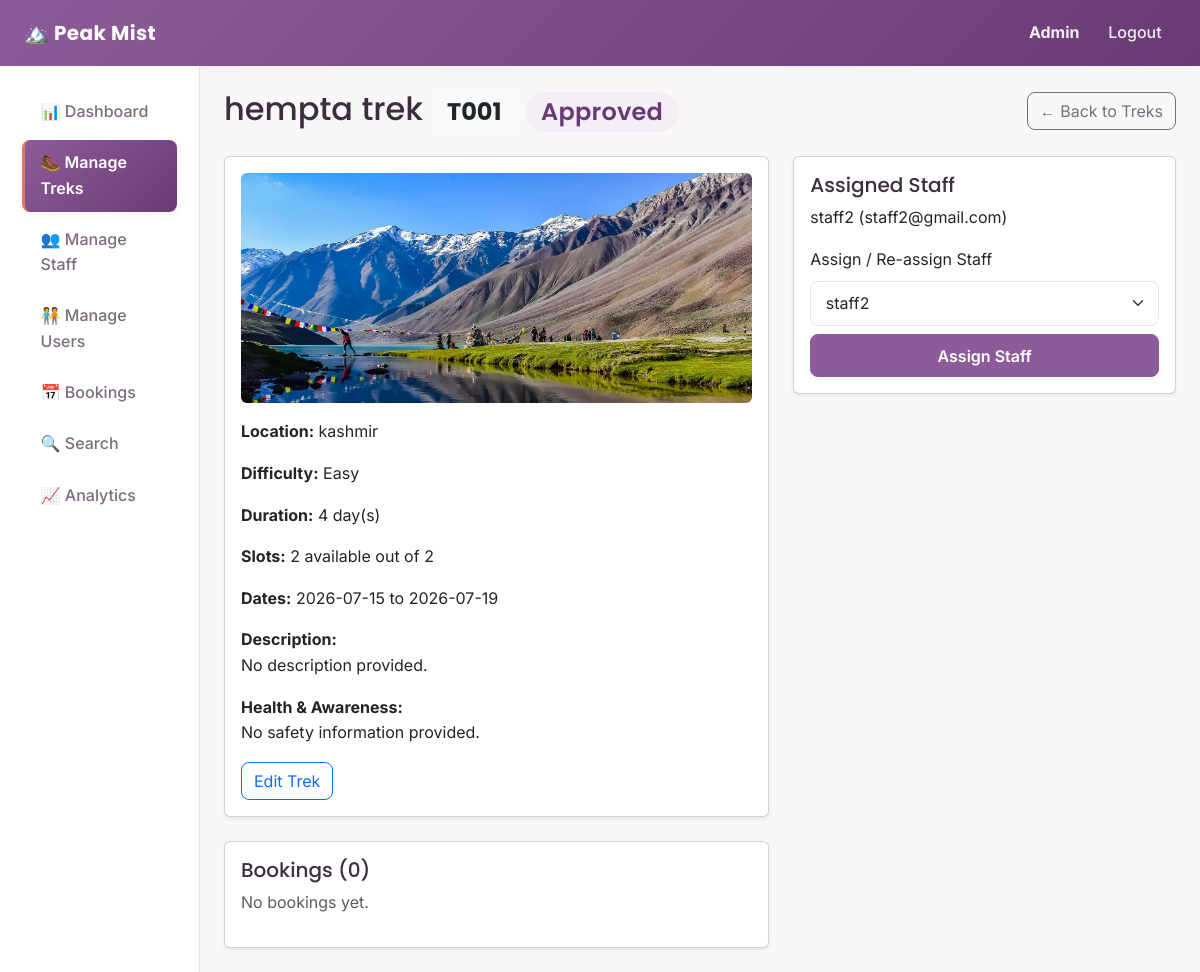
/admin/treks/1 (signed in), run on the app's committed database.
### backend/models.py (models this page shows, shortened)
class User(db.Model, UserMixin):
    __tablename__ = "users"
    id = db.Column(db.Integer, primary_key=True)
    username = db.Column(db.String(80), unique=True, nullable=False)
    password_hash = db.Column(db.String(200), nullable=False)
    full_name = db.Column(db.String(120), nullable=False)
    email = db.Column(db.String(120), unique=True, nullable=False)
    phone = db.Column(db.String(20), nullable=True)
    role = db.Column(db.String(20), nullable=False, default="user")
    is_blacklisted = db.Column(db.Boolean, default=False, nullable=False)
    created_at = db.Column(db.DateTime, default=datetime.utcnow)
    staff_profile = db.relationship(
        "StaffProfile",
        backref="user",
        uselist=False,
        cascade="all, delete-orphan"
    )
    bookings = db.relationship(
        "Booking",
        backref="user",
        cascade="all, delete-orphan"
    )

class Trek(db.Model):
    __tablename__ = "treks"
    id = db.Column(db.Integer, primary_key=True)
    name = db.Column(db.String(120), nullable=False)
    location = db.Column(db.String(120), nullable=False)
    difficulty = db.Column(db.String(20), nullable=False)
    duration_days = db.Column(db.Integer, nullable=False)
    total_slots = db.Column(db.Integer, nullable=False)
    available_slots = db.Column(db.Integer, nullable=False)
    staff_id = db.Column(db.Integer, db.ForeignKey("staff_profiles.id"), nullable=True)
    status = db.Column(db.String(20), nullable=False, default="Pending")
    start_date = db.Column(db.Date, nullable=False)
    end_date = db.Column(db.Date, nullable=False)
    description = db.Column(db.Text, nullable=True)
    safety_info = db.Column(db.Text, nullable=True)
    image_filename = db.Column(db.String(200), nullable=True)
    created_at = db.Column(db.DateTime, default=datetime.utcnow)
    bookings = db.relationship(
        "Booking",
        backref="trek",
        cascade="all, delete-orphan"
    )
    @property
    def display_id(self):
        return f"T{self.id:03d}"

class StaffProfile(db.Model):
    __tablename__ = "staff_profiles"
    id = db.Column(db.Integer, primary_key=True)
    user_id = db.Column(db.Integer, db.ForeignKey("users.id"), nullable=False)
    status = db.Column(db.String(20), default="pending")
    assigned_treks = db.relationship("Trek", backref="staff", lazy=True)

### backend/routes.py (the view)
@admin_bp.route("/treks/<int:trek_id>")
@login_required
@role_required("admin")
def trek_details(trek_id):
    trek = Trek.query.get_or_404(trek_id)
    all_staff = [
        s for s in User.query.filter_by(role="staff").all()
        if s.staff_profile and s.staff_profile.status == "active" and not s.is_blacklisted
    ]
    return render_template("admin/trek_details.html", trek=trek, all_staff=all_staff)

### backend/routes.py (called while the page is built)
def role_required(*allowed_roles):
    def decorator(view_function):
        @wraps(view_function)
        def wrapped_view(*args, **kwargs):
            if current_user.role not in allowed_roles:
                abort(403)
            return view_function(*args, **kwargs)
        return wrapped_view
    return decorator

### templates/admin/trek_details.html (shortened to what this page needs)
{% extends "layout_dashboard.html" %}
{% import "admin/_status_badge.html" as badges %}
{% set active_page = 'treks' %}
{% block content %}
<div class="d-flex justify-content-between align-items-center mb-4">
    <h2 class="mb-0">{{ trek.name }} <span class="badge bg-light text-dark">{{ trek.display_id }}</span> {{ badges.status_badge(trek.status) }}</h2>
    <a href="{{ url_for('admin.treks') }}" class="btn btn-outline-secondary">&larr; Back to Treks</a>
</div>
<div class="row">
    <div class="col-md-7">
        <div class="card shadow-sm mb-4">
            <div class="card-body">
                {% if trek.image_filename %}
                    <img src="{{ url_for('static', filename='upload/' + trek.image_filename) }}"
                         class="img-fluid rounded mb-3" alt="{{ trek.name }}">
                {% endif %}
                <p><strong>Location:</strong> {{ trek.location }}</p>
                <p><strong>Difficulty:</strong> {{ trek.difficulty }}</p>
                <p><strong>Duration:</strong> {{ trek.duration_days }} day(s)</p>
                <p><strong>Slots:</strong> {{ trek.available_slots }} available out of {{ trek.total_slots }}</p>
                <p><strong>Dates:</strong> {{ trek.start_date }} to {{ trek.end_date }}</p>
                <p><strong>Description:</strong><br>{{ trek.description or "No description provided." }}</p>
                <p><strong>Health &amp; Awareness:</strong><br>{{ trek.safety_info or "No safety information provided." }}</p>
                <a href="{{ url_for('admin.edit_trek', trek_id=trek.id) }}" class="btn btn-outline-primary">Edit Trek</a>
            </div>
        </div>
        <div class="card shadow-sm">
            <div class="card-body">
                <h5>Bookings ({{ trek.bookings|length }})</h5>
                {% if trek.bookings %}
                <table class="table table-sm">
                    <thead><tr><th>User</th><th>Status</th><th>Date</th></tr></thead>
                    <tbody>
                        {% for booking in trek.bookings %}
                        <tr>
                            <td>{{ booking.user.full_name }}</td>
                            <td>{{ badges.status_badge(booking.status) }}</td>
                            <td>{{ booking.booking_date.strftime('%d %b %Y') }}</td>
                        </tr>
                        {% endfor %}
                    </tbody>
                </table>
                {% else %}
                    <p class="text-muted">No bookings yet.</p>
                {% endif %}
            </div>
        </div>
    </div>
    <div class="col-md-5">
        <div class="card shadow-sm">
            <div class="card-body">
                <h5>Assigned Staff</h5>
                {% if trek.staff %}
                    <p>{{ trek.staff.user.full_name }} ({{ trek.staff.user.email }})</p>
                {% else %}
                    <p class="text-muted">No staff assigned yet.</p>
                {% endif %}
                <form method="POST" action="{{ url_for('admin.assign_staff', trek_id=trek.id) }}">
                    <label for="staff_profile_id" class="form-label">Assign / Re-assign Staff</label>
                    {% if all_staff %}
                    <select class="form-select mb-2" id="staff_profile_id" name="staff_profile_id" required>
                        {% for staff_user in all_staff %}
                            <option value="{{ staff_user.staff_profile.id }}"
                                {% if trek.staff and trek.staff.id == staff_user.staff_profile.id %}selected{% endif %}>
                                {{ staff_user.full_name }}
                            </option>
                        {% endfor %}
                    </select>
                    <button type="submit" class="btn btn-trek w-100">Assign Staff</button>
                    {% else %}
                    <p class="text-muted small mb-2">No approved staff available yet. Approve a staff member first.</p>
                    <a href="{{ url_for('admin.staff_list') }}" class="btn btn-outline-secondary w-100">Go to Manage Staff</a>
                    {% endif %}
                </form>
            </div>
        </div>
    </div>
</div>
{% endblock %}

### templates/layout_dashboard.html (shortened to what this page needs)
<!DOCTYPE html>
<html lang="en">
<head>
    <link
        href="https://cdnjs.cloudflare.com/ajax/libs/bootstrap/5.3.3/css/bootstrap.min.css"
        rel="stylesheet">
    <link rel="stylesheet" href="{{ url_for('static', filename='css/styles.css') }}">
</head>
<body>
    <nav class="navbar navbar-expand-lg navbar-trek">
        <div class="container-fluid px-4">
            <a class="navbar-brand fw-bold" href="{{ url_for('auth.home') }}">
                🏔️ Peak Mist
            </a>
            <div class="navbar-collapse" id="navMenu">
                <ul class="navbar-nav ms-auto align-items-lg-center">
                    <li class="nav-item">
                        <span class="nav-link">
                            <strong>{{ current_user.full_name }}</strong>
                        </span>
                    </li>
                    <li class="nav-item">
                        <a class="nav-link" href="{{ url_for('auth.logout') }}">Logout</a>
                    </li>
                </ul>
            </div>
        </div>
    </nav>
    <div class="container-fluid">
        <div class="row">
            <nav class="col-md-3 col-lg-2 sidebar">
                <ul class="nav flex-column">
                    {% if current_user.role == 'admin' %}
                        <li class="nav-item">
                            <a class="nav-link {% if active_page == 'dashboard' %}active{% endif %}"
                               href="{{ url_for('admin.dashboard') }}">📊 Dashboard</a>
                        </li>
                        <li class="nav-item">
                            <a class="nav-link {% if active_page == 'treks' %}active{% endif %}"
                               href="{{ url_for('admin.treks') }}">🥾 Manage Treks</a>
                        </li>
                        <li class="nav-item">
                            <a class="nav-link {% if active_page == 'staff' %}active{% endif %}"
                               href="{{ url_for('admin.staff_list') }}">👥 Manage Staff</a>
                        </li>
                        <li class="nav-item">
                            <a class="nav-link {% if active_page == 'users' %}active{% endif %}"
                               href="{{ url_for('admin.users_list') }}">🧑‍🤝‍🧑 Manage Users</a>
                        </li>
                        <li class="nav-item">
                            <a class="nav-link {% if active_page == 'bookings' %}active{% endif %}"
                               href="{{ url_for('admin.bookings_list') }}">📅 Bookings</a>
                        </li>
                        <li class="nav-item">
                            <a class="nav-link {% if active_page == 'search' %}active{% endif %}"
                               href="{{ url_for('admin.search') }}">🔍 Search</a>
                        </li>
                        <li class="nav-item">
                            <a class="nav-link {% if active_page == 'analytics' %}active{% endif %}"
                               href="{{ url_for('admin.analytics') }}">📈 Analytics</a>
                        </li>
                    {% endif %}
                </ul>
            </nav>
            <main class="col-md-9 col-lg-10 p-4">
                {% block content %}{% endblock %}
            </main>
        </div>
    </div>
</body>
</html>

### templates/admin/_status_badge.html
{% macro status_badge(status) %}
    <span class="badge badge-{{ status|lower }}">{{ status }}</span>
{% endmacro %}

### static/css/styles.css (style rules this page uses)
:root { --primary: #8d5b99; --primary-dark: #693b74; --primary-light: #f6eef7; --secondary: #e07a5f; --secondary-dark: #c2593e; --secondary-light: #fdf1ee; --white: #ffffff; --off-white: #faf7f9; --border: #eee3ed; --text-dark: #3d2e3f; --text-light: #7d6b7f; --yellow: #f4d35e; --pink: #f28482; --purple-light: #b5a2e3; --mint: #63c9a5; --coral: #e07a5f; --sky: #6fb3e0; --sky-deep: #2f7ab8; --shadow-small: 0 2px 8px rgba(61, 46, 63, 0.05); --shadow-medium: 0 8px 24px rgba(61, 46, 63, 0.08); --shadow-large: 0 16px 40px rgba(61, 46, 63, 0.12); --radius: 14px; --radius-small: 8px; }
* { box-sizing: border-box; }
body { background-color: var(--off-white); font-family: "Inter", "Segoe UI", Arial, sans-serif; color: var(--text-dark); line-height: 1.6; }
h1, h2, h3, h4, h5, h6 { font-family: "Poppins", "Segoe UI", Arial, sans-serif; color: var(--text-dark); }
a { color: var(--primary-dark); text-decoration: none; }
.navbar-trek { background: linear-gradient(135deg, var(--primary) 0%, var(--primary-dark) 100%) !important; box-shadow: var(--shadow-small); padding-top: 0.75rem; padding-bottom: 0.75rem; }
.navbar-trek .navbar-brand { color: var(--white) !important; font-family: "Poppins", sans-serif; font-weight: 700; letter-spacing: 0.02em; }
.navbar-trek .nav-link { color: rgba(255, 255, 255, 0.9) !important; font-weight: 500; border-radius: var(--radius-small); padding: 0.45rem 0.9rem !important; transition: background-color 0.2s ease, color 0.2s ease; }
.btn-trek { background-color: var(--primary); border-color: var(--primary); color: var(--white); font-weight: 600; border-radius: var(--radius-small); padding: 0.55rem 1.4rem; box-shadow: var(--shadow-small); transition: transform 0.15s ease, box-shadow 0.15s ease, background-color 0.15s ease; }
.btn { border-radius: var(--radius-small); }
.sidebar { background-color: var(--white); border-right: 1px solid var(--border); min-height: calc(100vh - 56px); padding-top: 1.25rem; }
.sidebar .nav-link { display: flex; align-items: center; gap: 0.65rem; color: var(--text-light); padding: 0.65rem 1rem; border-radius: var(--radius-small); margin: 0.15rem 0.6rem; font-weight: 500; border-left: 3px solid transparent; transition: background-color 0.2s ease, color 0.2s ease, border-color 0.2s ease; }
.sidebar .nav-link.active { background: linear-gradient(135deg, var(--primary) 0%, var(--primary-dark) 100%); color: var(--white); font-weight: 600; border-left-color: var(--secondary); box-shadow: var(--shadow-small); }
.badge-pending, .badge-approved, .badge-open, .badge-closed, .badge-started, .badge-completed, .badge-booked, .badge-cancelled { border-radius: 999px; font-weight: 600; letter-spacing: 0.01em; }
.badge-approved { background-color: var(--primary-light); color: var(--primary-dark); }
.form-control, .form-select { border-radius: var(--radius-small); border: 1px solid var(--border); padding: 0.6rem 0.9rem; }

### data on the page
User: full_name "Admin"
Trek: name "hempta trek", display_id "T001", status "Approved", image_filename (picture), location "kashmir", difficulty "Easy", duration_days "4", available_slots "2", total_slots "2", start_date "2026-07-15", end_date "2026-07-19", description "No description provided.", safety_info "No safety information provided."
User: staff.user.full_name "staff2", staff.user.email "staff2@gmail.com"
StaffProfile: staff_profile_id "staff2"

### other printed values
{{ trek.bookings|length }} "0"
